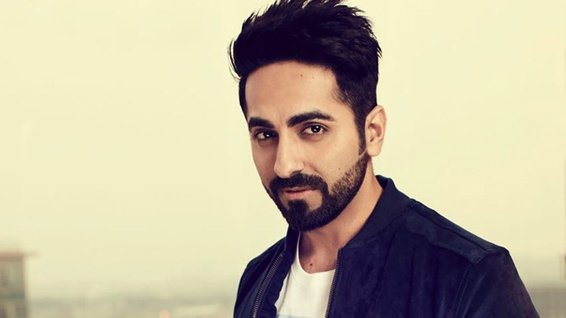
#> input picture ComputerVision-OpenCV/train_celebs/Ayushman Khurana/000019.jpg, 566 x 318 px, shrunk from 700 x 394 before the run; its folder holds only this picture in this run
$ python 17.1.face_recognition_train.py
#> lines starting #> are read from the running program, lines starting #| are printed output that depends on the picture
# We detect celebs face using builtin OpenCV face recognition module
from cv2 import cv2 as cv
import os
import numpy as np
import csv


def train_face_recog(base_path):

    # Create 2 sets Feature and Label
#> called with base_path = 'ComputerVision-OpenCV/train_celebs'
    features = []
    labels = []

    # Load Front Face haar cascade for face detection
    face_haar = cv.CascadeClassifier('haar_frontface.xml')

    # Read all images directories and that will be label translator
    face_labels = []
    for face_dir in os.listdir(base_path):
        face_labels.append(face_dir)
#> pass 2 of the loop in train_face_recog, `for face_dir in os.listdir(base_path):`:
#> pass 3 of the loop in train_face_recog, `for face_dir in os.listdir(base_path):`:

    # Now looping over each image directory and reading image
    for label_idx, face_label in enumerate(face_labels):
        face_dir = os.path.join(base_path, face_label)

        # Now loop over images
        for img_name in os.listdir(face_dir):
            img_path = os.path.join(face_dir, img_name)

            # Read image
            img = cv.imread(img_path)
#> img is the input picture: shape (318, 566, 3); mean B, G, R 159.1, 183.3, 192.5

            # Convert to Gray Scale
            gray = cv.cvtColor(img, cv.COLOR_BGR2GRAY)
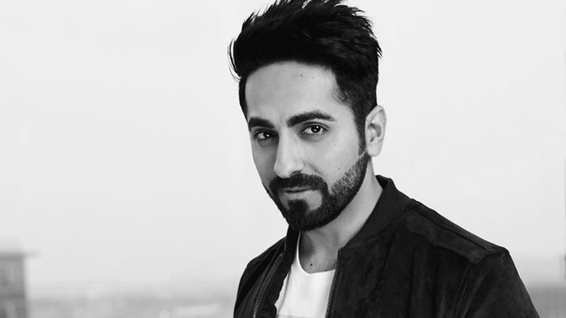
#> gray: shape (318, 566); min 2, max 253, mean 183.2

            # Detect face using front face Haar cascade
            face_rect = face_haar.detectMultiScale(gray,
                                                   scaleFactor=1.1,
                                                   minNeighbors=4)
#> face_rect = [[211, 66, 162, 162]]

            # Crop region of interest from gray scale image
            for x, y, w, h in face_rect:
                face_roi = gray[y:y+h, x:x+w]

                # Add Face feature i.e. roi and label to feature and labels set
                features.append(face_roi)
                labels.append(label_idx)
#> this loop made 1 pass
#> pass 1, in train_face_recog, `face_roi = gray[y:y+h, x:x+w]`:
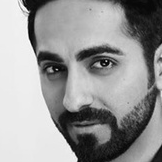
#> face_roi: shape (162, 162); min 3, max 252, mean 151.7
#> after the loop, features = 1 item; labels = [0]
#> pass 2 of the loop in train_face_recog, `for label_idx, face_label in enumerate(face_labels):`:
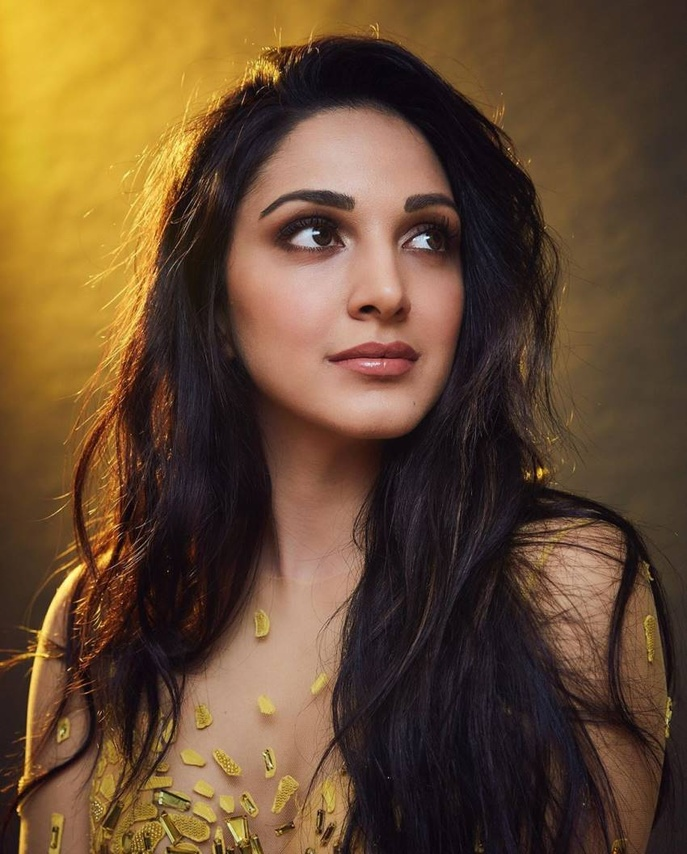
#> input picture ComputerVision-OpenCV/train_celebs/Kiara Advani/000016.jpg, 687 x 854 px, shrunk from 850 x 1057 before the run
#> in train_face_recog, img is the input picture: shape (854, 687, 3); mean B, G, R 49.7, 76, 103.4
#> in train_face_recog, `gray = cv.cvtColor(img, cv.COLOR_BGR2GRAY)`:
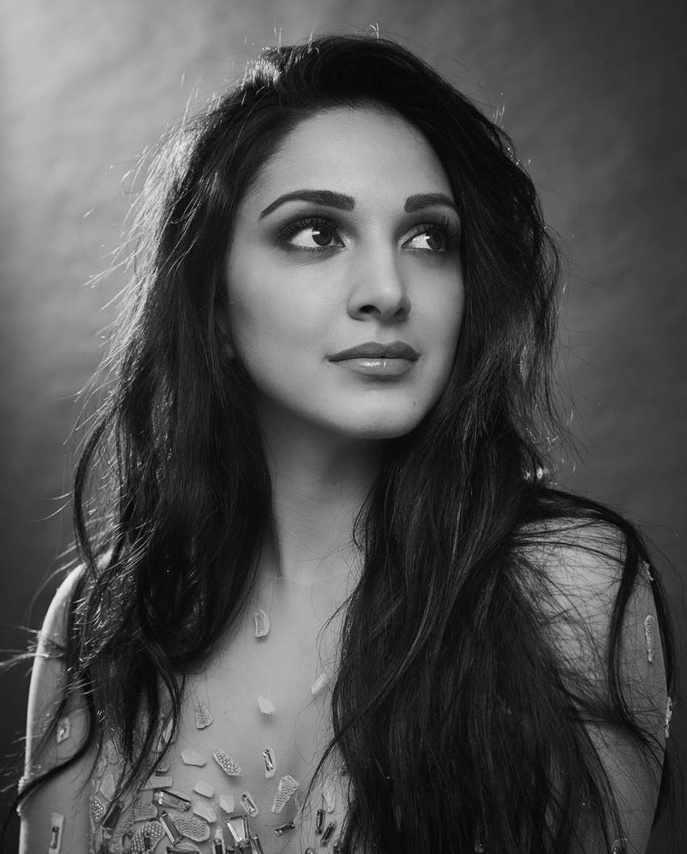
#> gray: shape (854, 687); min 1, max 251, mean 81.2
#> face_rect = [[209, 114, 307, 307]]
#> the loop in train_face_recog, `for x, y, w, h in face_rect:` made 1 pass
#> pass 1, in train_face_recog, `face_roi = gray[y:y+h, x:x+w]`:
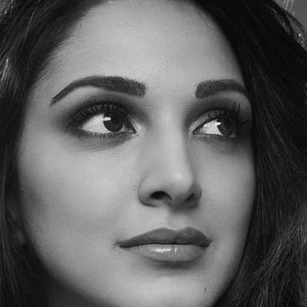
#> face_roi: shape (307, 307); min 2, max 251, mean 96.2
#> after the loop in train_face_recog, `for x, y, w, h in face_rect:`: features = 2 items; labels = [0, 1]
#> pass 3 of the loop in train_face_recog, `for label_idx, face_label in enumerate(face_labels):`:
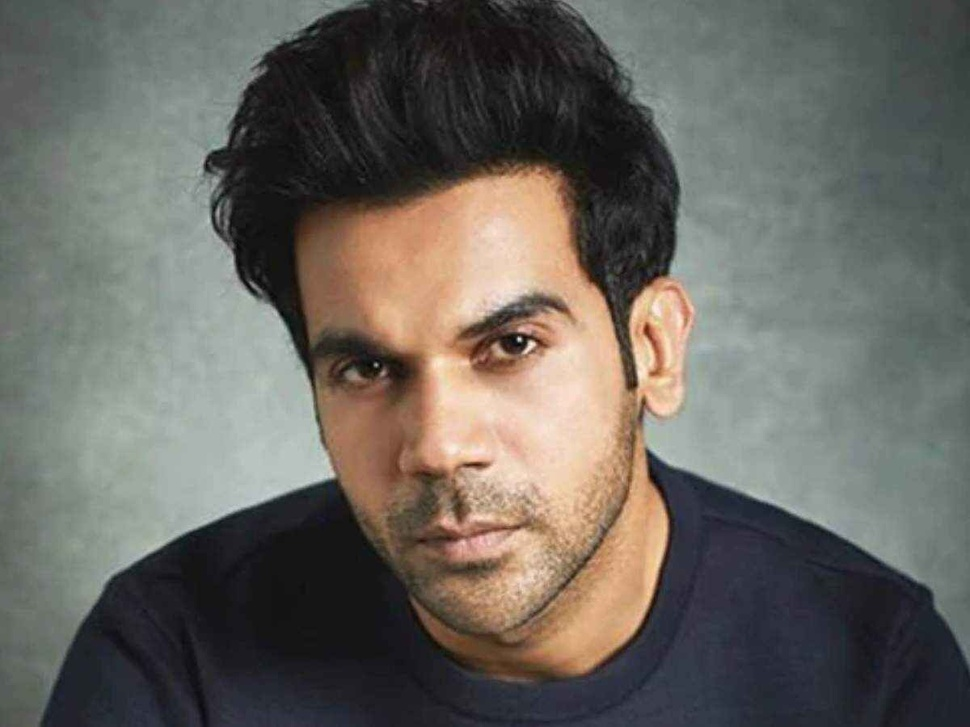
#> input picture ComputerVision-OpenCV/train_celebs/Rajkumar Rao/000005.jpg, 970 x 727 px, shrunk from 1200 x 900 before the run
#> in train_face_recog, img is the input picture: shape (727, 970, 3); mean B, G, R 96.1, 102.5, 105.3
#> in train_face_recog, `gray = cv.cvtColor(img, cv.COLOR_BGR2GRAY)`:
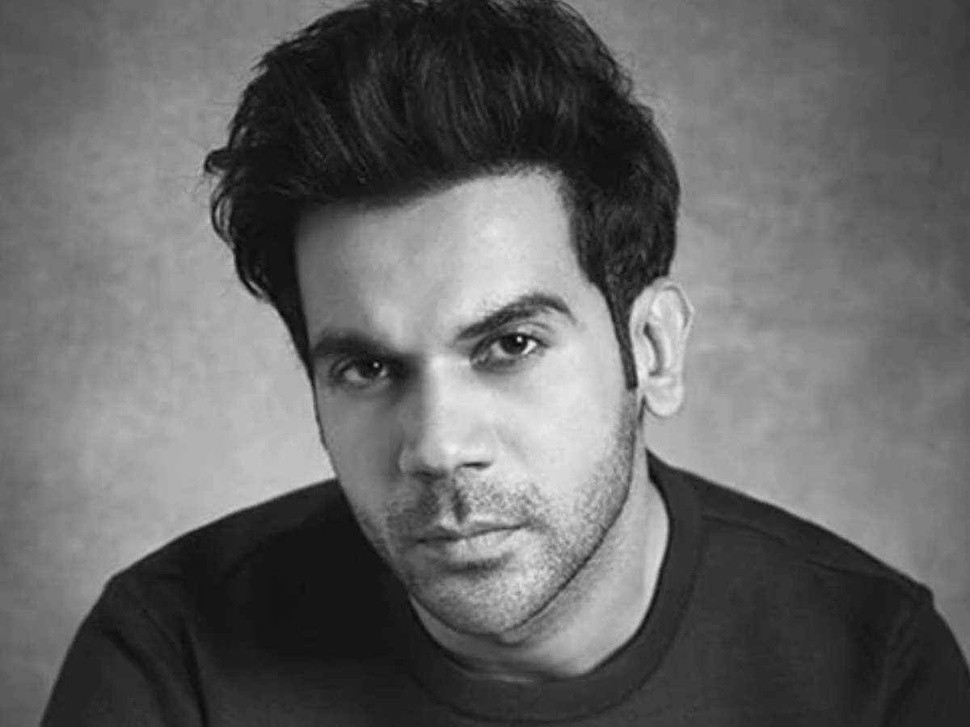
#> gray: shape (727, 970); min 4, max 241, mean 102.5
#> face_rect = [[229, 197, 419, 419]]
#> the loop in train_face_recog, `for x, y, w, h in face_rect:` made 1 pass
#> pass 1, in train_face_recog, `face_roi = gray[y:y+h, x:x+w]`:
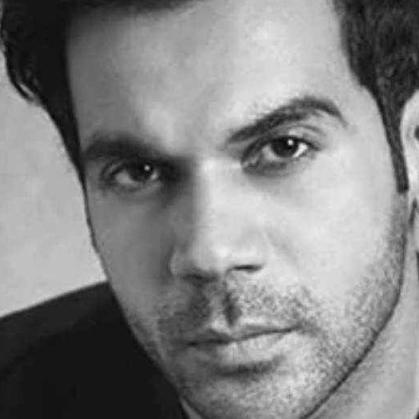
#> face_roi: shape (419, 419); min 4, max 241, mean 130.1
#> after the loop in train_face_recog, `for x, y, w, h in face_rect:`: features = 3 items; labels = [0, 1, 2]

    # Convert features and labels to numpy array
    features = np.array(features, dtype='object')
    labels = np.array(labels)

    # Train Face recognition model
    face_recognizer = cv.face.LBPHFaceRecognizer_create()
    face_recognizer.train(features, labels)

    # Return faces and labels as numpy array
    return (face_recognizer, features, labels, face_labels)


if __name__ == '__main__':
    # read directories of pictures and build list of celebs
    base_dir = os.path.abspath('train_celebs/')

    # Train face recognition model
    trained_model, features, labels, label_names = train_face_recog(base_dir)
#> labels = [0, 1, 2]; label_names = ['Ayushman Khurana', 'Kiara Advani', 'Rajkumar Rao']

    # Save the model for future use
    trained_model.save('face_recognition_model/trained_faces.yml')
    # Save fatures and Labels
    np.save('face_recognition_model/features.npy', features)
    np.save('face_recognition_model/labels.npy', labels)
    # Save label names in CSV
    with open('face_recognition_model/label_names.csv', 'w') as lbl_nm:
        csv_writer = csv.writer(lbl_nm)
        csv_writer.writerow(label_names)
